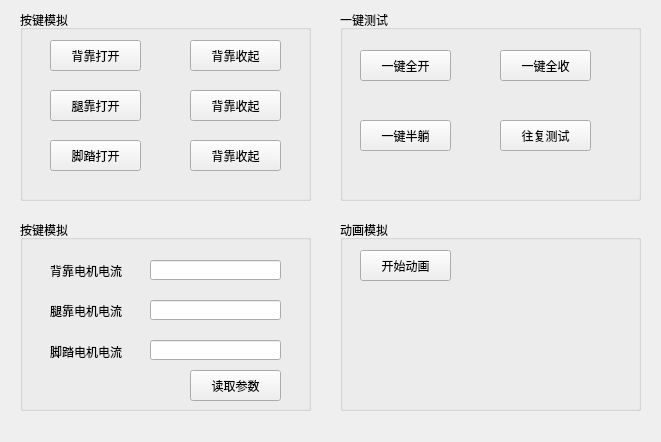
<?xml version="1.0" encoding="UTF-8"?>
<ui version="4.0">
 <class>SCButton</class>
 <widget class="QWidget" name="SCButton">
  <property name="geometry">
   <rect>
    <x>0</x>
    <y>0</y>
    <width>661</width>
    <height>442</height>
   </rect>
  </property>
  <property name="windowTitle">
   <string>Form</string>
  </property>
  <widget class="QGroupBox" name="groupBox">
   <property name="geometry">
    <rect>
     <x>20</x>
     <y>10</y>
     <width>291</width>
     <height>191</height>
    </rect>
   </property>
   <property name="title">
    <string>按键模拟</string>
   </property>
   <widget class="QToolButton" name="toolButton">
    <property name="geometry">
     <rect>
      <x>30</x>
      <y>30</y>
      <width>91</width>
      <height>31</height>
     </rect>
    </property>
    <property name="text">
     <string>背靠打开</string>
    </property>
   </widget>
   <widget class="QToolButton" name="toolButton_2">
    <property name="geometry">
     <rect>
      <x>30</x>
      <y>80</y>
      <width>91</width>
      <height>31</height>
     </rect>
    </property>
    <property name="text">
     <string>腿靠打开</string>
    </property>
   </widget>
   <widget class="QToolButton" name="toolButton_3">
    <property name="geometry">
     <rect>
      <x>30</x>
      <y>130</y>
      <width>91</width>
      <height>31</height>
     </rect>
    </property>
    <property name="text">
     <string>脚踏打开</string>
    </property>
   </widget>
   <widget class="QToolButton" name="toolButton_10">
    <property name="geometry">
     <rect>
      <x>170</x>
      <y>30</y>
      <width>91</width>
      <height>31</height>
     </rect>
    </property>
    <property name="text">
     <string>背靠收起</string>
    </property>
   </widget>
   <widget class="QToolButton" name="toolButton_11">
    <property name="geometry">
     <rect>
      <x>170</x>
      <y>80</y>
      <width>91</width>
      <height>31</height>
     </rect>
    </property>
    <property name="text">
     <string>背靠收起</string>
    </property>
   </widget>
   <widget class="QToolButton" name="toolButton_12">
    <property name="geometry">
     <rect>
      <x>170</x>
      <y>130</y>
      <width>91</width>
      <height>31</height>
     </rect>
    </property>
    <property name="text">
     <string>背靠收起</string>
    </property>
   </widget>
  </widget>
  <widget class="QGroupBox" name="groupBox_2">
   <property name="geometry">
    <rect>
     <x>340</x>
     <y>10</y>
     <width>301</width>
     <height>191</height>
    </rect>
   </property>
   <property name="title">
    <string>一键测试</string>
   </property>
   <widget class="QToolButton" name="toolButton_4">
    <property name="geometry">
     <rect>
      <x>20</x>
      <y>40</y>
      <width>91</width>
      <height>31</height>
     </rect>
    </property>
    <property name="text">
     <string>一键全开</string>
    </property>
   </widget>
   <widget class="QToolButton" name="toolButton_5">
    <property name="geometry">
     <rect>
      <x>160</x>
      <y>40</y>
      <width>91</width>
      <height>31</height>
     </rect>
    </property>
    <property name="text">
     <string>一键全收</string>
    </property>
   </widget>
   <widget class="QToolButton" name="toolButton_6">
    <property name="geometry">
     <rect>
      <x>20</x>
      <y>110</y>
      <width>91</width>
      <height>31</height>
     </rect>
    </property>
    <property name="text">
     <string>一键半躺</string>
    </property>
   </widget>
   <widget class="QToolButton" name="toolButton_7">
    <property name="geometry">
     <rect>
      <x>160</x>
      <y>110</y>
      <width>91</width>
      <height>31</height>
     </rect>
    </property>
    <property name="text">
     <string>往复测试</string>
    </property>
   </widget>
  </widget>
  <widget class="QGroupBox" name="groupBox_3">
   <property name="geometry">
    <rect>
     <x>20</x>
     <y>220</y>
     <width>291</width>
     <height>191</height>
    </rect>
   </property>
   <property name="title">
    <string>按键模拟</string>
   </property>
   <widget class="QToolButton" name="toolButton_8">
    <property name="geometry">
     <rect>
      <x>170</x>
      <y>150</y>
      <width>91</width>
      <height>31</height>
     </rect>
    </property>
    <property name="text">
     <string>读取参数</string>
    </property>
   </widget>
   <widget class="QLineEdit" name="lineEdit">
    <property name="geometry">
     <rect>
      <x>130</x>
      <y>40</y>
      <width>131</width>
      <height>20</height>
     </rect>
    </property>
   </widget>
   <widget class="QLineEdit" name="lineEdit_2">
    <property name="geometry">
     <rect>
      <x>130</x>
      <y>80</y>
      <width>131</width>
      <height>20</height>
     </rect>
    </property>
   </widget>
   <widget class="QLineEdit" name="lineEdit_3">
    <property name="geometry">
     <rect>
      <x>130</x>
      <y>120</y>
      <width>131</width>
      <height>20</height>
     </rect>
    </property>
   </widget>
   <widget class="QLabel" name="label">
    <property name="geometry">
     <rect>
      <x>30</x>
      <y>40</y>
      <width>91</width>
      <height>21</height>
     </rect>
    </property>
    <property name="text">
     <string>背靠电机电流</string>
    </property>
   </widget>
   <widget class="QLabel" name="label_2">
    <property name="geometry">
     <rect>
      <x>30</x>
      <y>80</y>
      <width>91</width>
      <height>21</height>
     </rect>
    </property>
    <property name="text">
     <string>腿靠电机电流</string>
    </property>
   </widget>
   <widget class="QLabel" name="label_3">
    <property name="geometry">
     <rect>
      <x>30</x>
      <y>121</y>
      <width>81</width>
      <height>21</height>
     </rect>
    </property>
    <property name="text">
     <string>脚踏电机电流</string>
    </property>
   </widget>
  </widget>
  <widget class="QGroupBox" name="groupBox_4">
   <property name="geometry">
    <rect>
     <x>340</x>
     <y>220</y>
     <width>301</width>
     <height>191</height>
    </rect>
   </property>
   <property name="title">
    <string>动画模拟</string>
   </property>
   <widget class="QToolButton" name="toolButton_9">
    <property name="geometry">
     <rect>
      <x>20</x>
      <y>30</y>
      <width>91</width>
      <height>31</height>
     </rect>
    </property>
    <property name="text">
     <string>开始动画</string>
    </property>
   </widget>
  </widget>
 </widget>
 <resources/>
 <connections/>
</ui>
